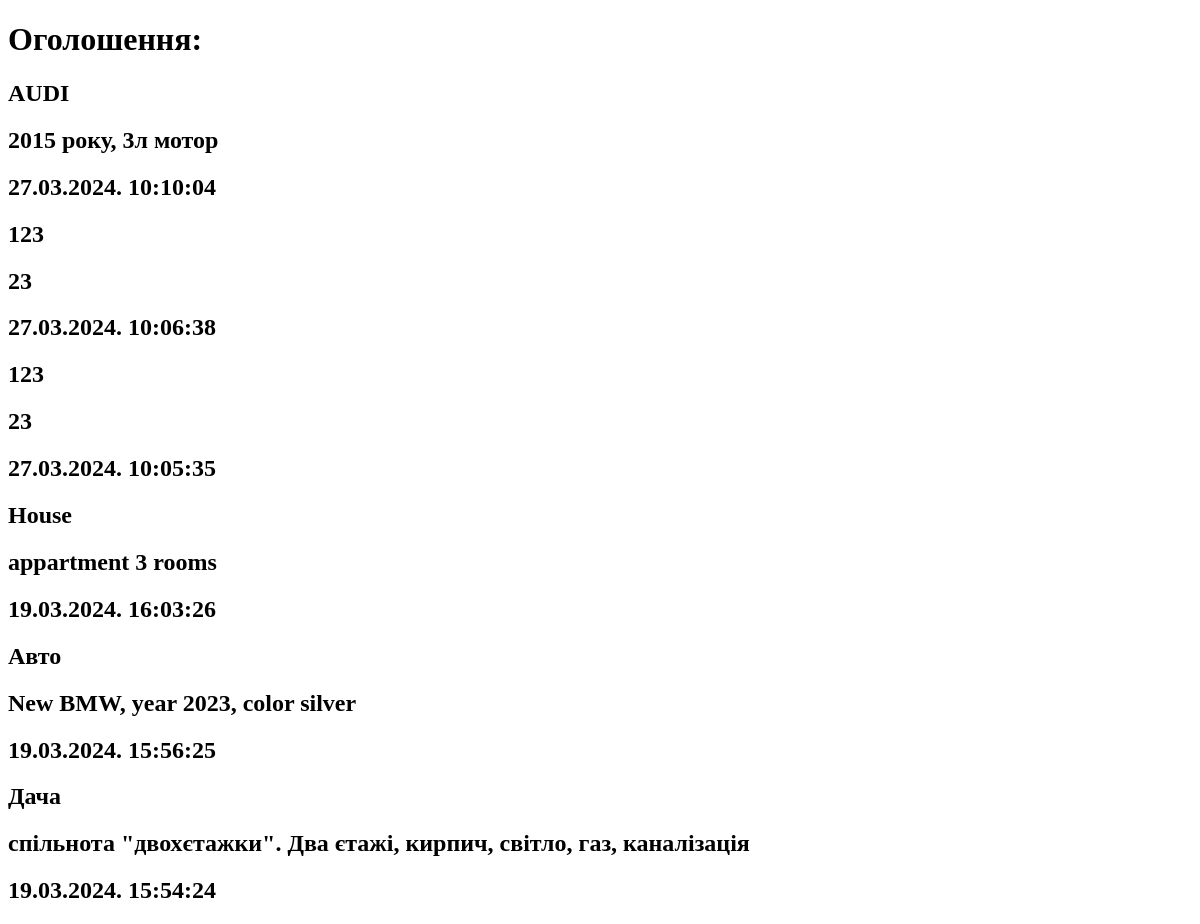
Page /bboard/ on the earlier database version.
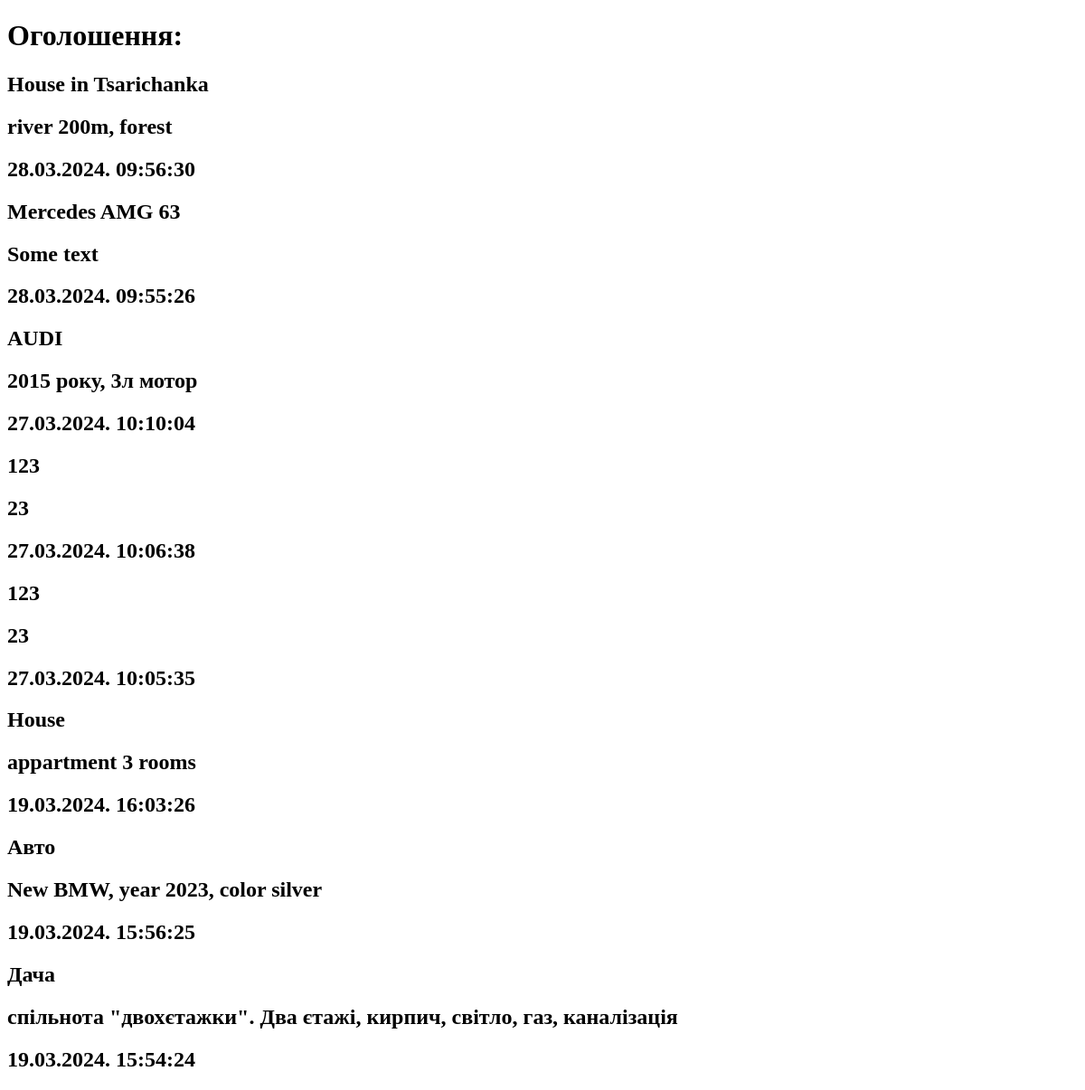
Same page on the later database version.
### bboard/models.py (models this page shows)
class Bb(models.Model):
    title = models.CharField(max_length=50, verbose_name='Товар')
    content = models.TextField(null=True, blank=True, verbose_name='Опис')
    price = models.FloatField(null=True, blank=True, verbose_name='Ціна')
    published = models.DateTimeField(
        auto_now_add=True, db_index=True,
        verbose_name='Дата публікації'
    )
    rubric = models.ForeignKey('Rubric',
        null=True,
        on_delete=models.PROTECT,
        verbose_name='Рубрика'
        )
    class Meta:
        verbose_name_plural = 'Оголошення'
        verbose_name = 'Оголошення'
        ordering = ['-published']

### bboard/views.py (the view)
# urls.py: path('', index, name='index'),
def index(request):
    bbs = Bb.objects.all()
    rubrics = Rubric.objects.all()
    context = {'bbs': bbs, 'rubrics': rubrics}  # Додано rubrics у словник контексту
    return render(request, 'bboard/index.html', context)

### bboard/templates/bboard/index.html (shortened to what this page needs)
<!DOCTYPE html>
<html lang="en">
<head>
</head>
<body>
    <h1>Оголошення:</h1>
    {% for bb in bbs %}
        <div>
            <h2>{{ bb.title }}</h2>
            <h2>{{ bb.content }}</h2>
            <h2>{{ bb.published|date:"d.m.Y. H:i:s" }}</h2>
        </div>
    {% endfor %}
</body>
</html>

Differences in the rows shown:
added Bb: title "House in Tsarichanka", content "river 200m, forest", published "28.03.2024. 09:56:30"
added Bb: title "Mercedes AMG 63", content "Some text", published "28.03.2024. 09:55:26"
